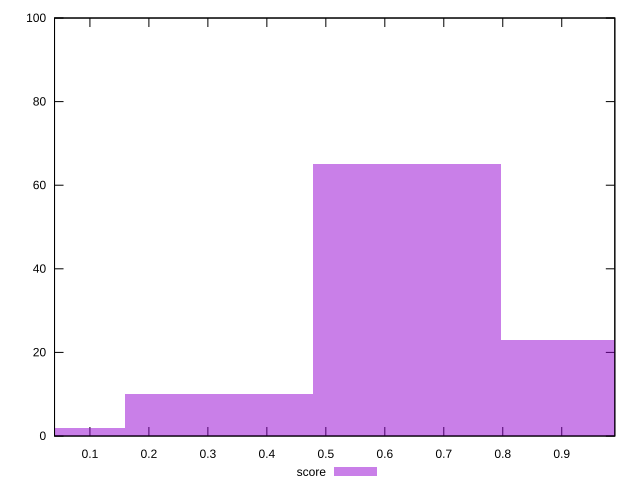

This chart was generated by the following gnuplot code:
reset

$score <<EOF
0.6380956046511614 65
0.9571434069767422 23
0.3190478023255807 10
0 2
EOF

set key outside below
set boxwidth 0.3190478023255807
set xrange [0.04:0.99]
set yrange [0:100]
set trange [0:100]
set style fill transparent solid 0.5 noborder
set terminal svg size 640, 490 enhanced background rgb 'white'
set output "reprap/first-cpu-idle/samples/pages+cached+noexternal+nomedia+nocss/score/histogram.svg"

plot $score title "score" with boxes

reset
